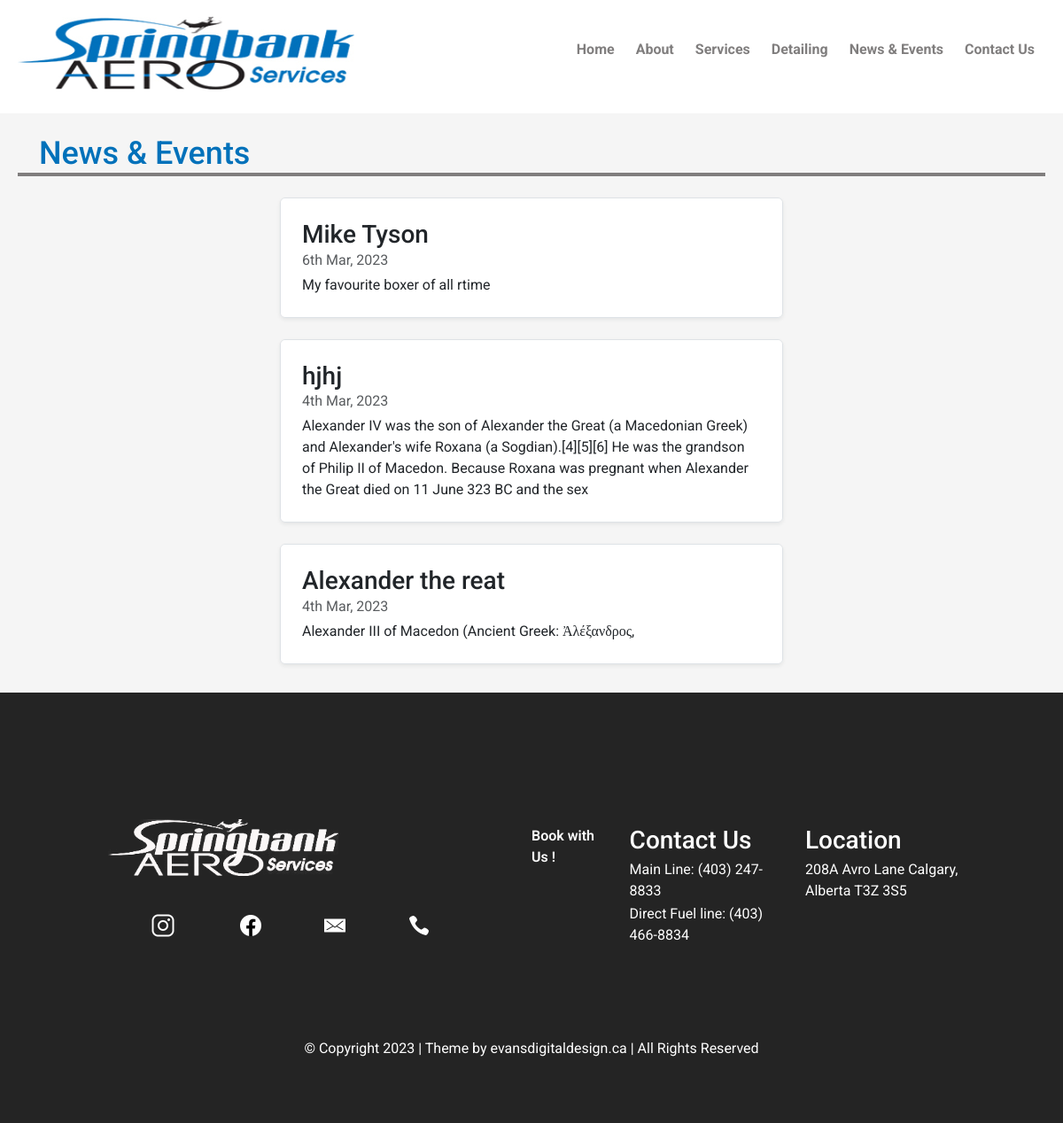
Page /indexNews.php on the committed database.
### tables this page shows
CREATE TABLE `posts` (
  `id` int(11) NOT NULL,
  `title` varchar(100) NOT NULL,
  `content` text DEFAULT NULL,
  `date` datetime DEFAULT current_timestamp()
);

### indexNews.php (the view, shortened to what this page needs)
<?php
include("connection.php");
$query3 = "SELECT * FROM posts ORDER BY id DESC LIMIT 4";
$result3 = mysqli_query($con,$query3);
$post_result = mysqli_num_rows($result3);
?>
<!DOCTYPE html>
<html lang="en">
<head>
    <link rel="stylesheet" type="text/css" href="stylesNews.css">
    <link href="assets/bootstrap/css/bootstrap.min.css" rel="stylesheet">
    <link rel="stylesheet" href="https://cdnjs.cloudflare.com/ajax/libs/font-awesome/4.7.0/css/font-awesome.min.css">
</head>
<body>
    <nav>
        <figure>
            <a href="./index1.php"><img id="personal-logo" src="./assets/personal-logo.png" alt=""></a>
        </figure>
        <ul class="nav__link--list">
            <li class="nav__link">
                <a href="./index1.php" class="
                nav__link--anchor
                link__hover-effect
                link__hover-effect--black">Home</a>
            </li>
            <li class="nav__link">
                <a href="./indexAbout.html" class="
                nav__link--anchor
                link__hover-effect
                link__hover-effect--black">About</a>
            </li>
            <li class="nav__link">
                <a href="./indexServices.php" class="
                nav__link--anchor
                link__hover-effect
                link__hover-effect--black">Services</a>
            </li>
            <li class="nav__link">
                <a href="#" class="
                 nav__link--anchor
                 link__hover-effect
                 link__hover-effect--black">Detailing</a>
            </li>
            <li class="nav__link">
                <a href="./indexNews.html" class="
                nav__link--anchor
                link__hover-effect
                link__hover-effect--black">News & Events</a>
            </li>
            <li class="nav__link">
                <a href="./indexContact.html" class="
                nav__link--anchor
                link__hover-effect
                link__hover-effect--black">Contact Us</a>
            </li>
        </ul>
    </nav>
    <div class="newsNEvent">
    <section id="newsAndEvents">
    <h2 class="event__title">News & Events</h2>
    <div class="row mb-2 d-flex align-items-center flex-column ">
            <?php
                   for($i=0; $i<$post_result; $i++) {
                    $row = mysqli_fetch_assoc($result3);
                    echo "<div class=\"col-md-6\">
                    <div class=\"row g-0 border
                    rounded overflow-hidden flex-md-row
                    m-auto mb-4 shadow-sm h-md-250 position-relative\">
                    <div class=\"col p-4 d-flex flex-column bg-white position-static \">
                    <h3 class=\"mb-0\">". $row['title'] . "</h3>
                    <div class=\"mb-1 text-muted\">" . date("jS M, Y",strtotime($row['date'])) . "</div>
                    <p class=\"mb-auto\">" . $row['content'] .
                    "</p></div></div></div>";
                   }
                    ?>
            </div>
    </section>
                </div>
</body>
<footer>
    <div class="container">
        <div class="row footer__row">
            <figure class="footer__logo--img-wrapper">
                <a href="#"><img src="./assets/springbank-white.png" class="footer__logo--img" alt="">
            </a>
            </figure>
            <div class="modal__medias">
                <figure class="modal__media">
                    <a href="https://www.instagram.com/springbankaero/" target="_blank">
                        <img class="modal__media--img" src="./assets/instagram-logo.png" alt="Instagram">
                    </a>
                </figure>
                <figure class="modal__media">
                    <a href="" target="_blank">
                        <img class="modal__media--img" src="./assets/facebook-logo-2019.png" alt="Facebook">
                    </a>
                </figure>
                <figure class="modal__media">
                    <a href="mailto: general@springbankaero.com">
                        <img class="modal__media--img" src="./assets/email.png" alt="Email">
                    </a>
                </figure>
                <figure class="modal__media">
                    <a href="">
                        <img class="modal__media--img" src="./assets/phone.png" alt="Phone">
                    </a>
                </figure>
            </div>
            </div>
            <div class="footer__social--list">
                <div class="footer__booking--wrapper">
                <a href="#" class="
            footer__booking--link
            link__hover-effect
            link__hover-effect--white
            ">Book with Us !</a>
            </div>
                <div class="footer__contact--wrapper">
                <h3 class="footer__contact--title">Contact Us</h3>
                <p class="footer__contact--para">Main Line: (403) 247-8833
                </p>
                <p class="footer__contact--para">Direct Fuel line: (403) 466-8834</p>
                </div>
                <div class="footer__location--wrapper">
                    <h3 class="footer__location--title">Location</h3>
                    <p class="footer__location--para">208A Avro Lane Calgary, Alberta T3Z 3S5</p>
                </div>
            </div>
        </div>
    <div class="footer__copyright">© Copyright 2023 | Theme by evansdigitaldesign.ca | All Rights Reserved </div>
</footer>
</html>

### stylesNews.css (style rules this page uses)
* { margin: 0; padding: 0; box-sizing: border-box; font-family: 'Roboto', 'sans-serif'; }
li { list-style: none; }
a { text-decoration: none !important; position: relative; }
html { scroll-behavior: smooth; }
.link__hover-effect:after { content: ""; position: absolute; height: 3px; width: 0; background-color: black; bottom: -3px; right: 0; transition: all 300ms ease; }
.link__hover-effect--white:after { background-color: white; }
.link__hover-effect--black:after { background-color: black; }
nav { display: flex; justify-content: space-between; align-items: center; width: 100%; max-width: 1200px; margin: 0 auto; height: 16vh; padding: 0 20px; }
.nav__link--list { display: flex; }
.nav__link { margin: 0 12px; }
.nav__link--anchor { font-size: 16px; color: rgb(128, 126, 126); font-weight: 700; }
#personal-logo { height: 90px; width: 380px; padding-top: 8px; }
.newsNEvent { background-color: rgb(245, 245, 245) ; }
#newsAndEvents { width: 100%; max-width: 1200px; display: flex; padding: 0 20px; flex-direction: column; margin: 0 auto; }
.event__title { font-size: 36px; border-bottom: 4px solid rgb(128, 126, 126); color: #0071ba; margin-top: 24px; margin-bottom: 24px; padding-left: 24px; }
.container { padding: 50px 0; width: 100%; flex-wrap: wrap; display: flex; align-items: center; justify-content: space-between; width: 100%; max-width: 1200px; margin: 0 auto; }
footer { background-color: #242424; padding: 6% 0; position: relative; }
.footer__logo--img { width: 260px; transform: translateX(80px); }
.modal__medias { display: flex; align-items: center; justify-content: space-around; }
.modal__media { transform: translateX(90px); margin-top: 24px; }
.modal__media--img { transition: all 300ms ease; filter: invert(1); }
.footer__social--list { width: 50%; max-width: 600px; display: flex; justify-content: space-between; margin: 28px 0; }
.footer__social--link, .footer__copyright { color: white; }
.footer__booking--wrapper { margin-right: 36px; font-weight: 500; }
.footer__booking--link { color: #fff; font-weight: 600; }
.footer__contact--wrapper { margin-right: 36px; color: #fff; }
.footer__contact--title { margin-bottom: 4px; }
.footer__contact--para { margin-bottom: 2px; }
.footer__location--wrapper { margin-right: 36px; color: #fff; }
.footer__location--title { margin-bottom: 4px; }
.footer__copyright { color: #fff; display: flex; justify-content: center; align-items: center; margin-top: 24px; font-size: 16px; }

### rows in the picture
posts: title "Mike Tyson", date "6th Mar, 2023", content "My favourite boxer of all rtime"
posts: title "hjhj", date "4th Mar, 2023", content "Alexander IV was the son of Alexander the Great (a Macedonian Greek) and Alexander's wife Roxana (a Sogdian).[4][5][6] He was the grandson of Philip II of Macedon. Because Roxana was pregnant when Alexander the Great died on 11 June 323 BC and the sex"
posts: title "Alexander the reat", date "4th Mar, 2023", content "Alexander III of Macedon (Ancient Greek: Ἀλέξανδρος,"
